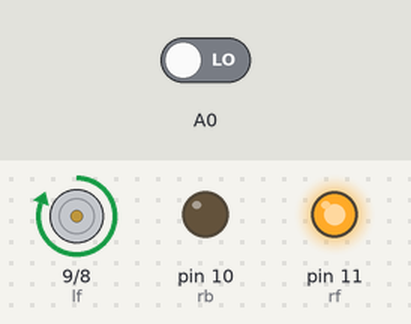
Recording of a sketch running on a simulated Arduino Uno, built with avr-gcc and run on an emulated ATmega328P. On the bench: motor-driver pin pairs drawn as motors (green arrow = first pin HIGH = forward, orange = second pin HIGH = backward, longer = more drive), output pins drawn as LEDs (lit = HIGH). The inputs (shaded band) are chosen by the test bench; at power-on: A0 LOW.

Above: at 1.2 s.
1.3 s: A0 driven HIGH
At 1.8 s:
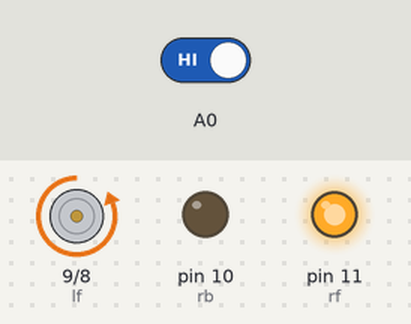
2.8 s: A0 driven LOW
At 4.1 s:
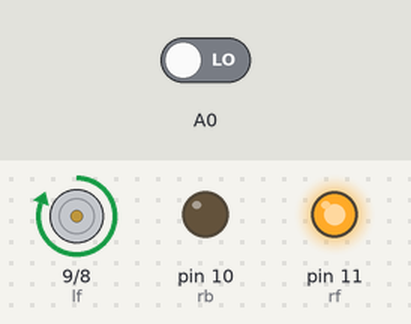
Timing chart, 0 to 5.8 s (numbered marks = the images above; inputs shaded):
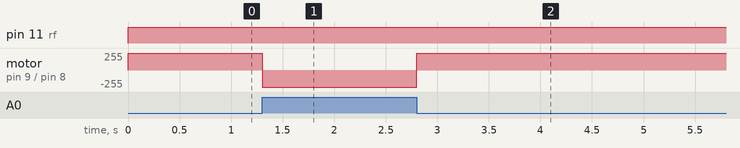

The sketch:

robitics_motor_basicroom331.ino
```cpp
#define rb 10
#define rf 11
#define lf 9
#define lb 8
#define LOW 0
#define HIGH 1
#define r2 digitalRead(A0)
#define r1 digitalRead(A1)
#define m digitalRead(A2)
#define l2 digitalRead(A3)
#define l1 digitalRead(A4)

void setup()
{
 pinMode(lf,OUTPUT);
 pinMode(lb,OUTPUT);
 pinMode(rb,OUTPUT);
 pinMode(rf,OUTPUT);

}

void loop()
{

 void STOP();
 void forward();
 void right();
 void left();
 if(r2==0)
 {forward();
 }
 else
 backward();
 /* forward();
  delay(5000);
  right();
  delay(2190);
  forward();
  delay(5000);
  left();
  delay(2190);
  forward();
  delay(5000);
  backward();
  delay(2400);
  */
}
void forward()
{
digitalWrite(lf,1);
digitalWrite(lb,0);
digitalWrite(rb,0);
digitalWrite(rf,1);
}
void backward()
{
  digitalWrite(lf,0);
digitalWrite(lb,1);
digitalWrite(rb,0);
digitalWrite(rf,1);
}
void right()
{
  digitalWrite(lf,1);
digitalWrite(lb,0);
digitalWrite(rb,0);
digitalWrite(rf,0);
}
void left()
{
  digitalWrite(lf,0);
digitalWrite(lb,0);
digitalWrite(rb,0);
digitalWrite(rf,1);
}
 void STOP()
 {
digitalWrite(lf,0);
digitalWrite(lb,0);
digitalWrite(rb,0);
digitalWrite(rf,0);
}
```

Measured:
- after the input at 1.3 s, motor on pin 9 (lf) / pin 8 (lb): forward 255/255 → backward 255/255 at once
- after the input at 2.8 s, motor on pin 9 (lf) / pin 8 (lb): backward 255/255 → forward 255/255 at once
